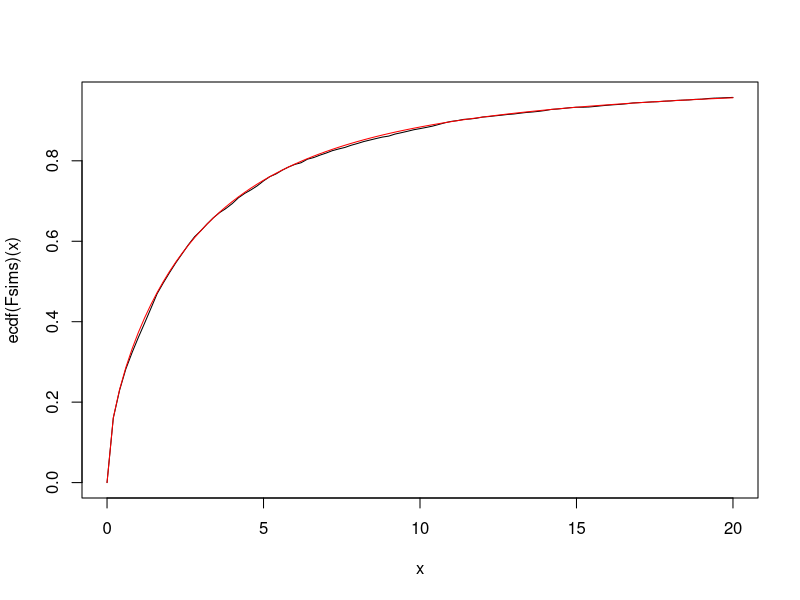

The R script that drew this image:
## ---- chunk 1
knitr::opts_chunk$set(fig.path="figures/AV1fixed-")
## ---- chunk 2
knitr::knit_exit()
## ---- chunk 3
f <- gl(2,3,labels=c("a","b"))
mu <- as.numeric(f)
nsims <- 5000
Fsims <- numeric(nsims)
for(i in 1:nsims){
  y <- rnorm(length(mu), mu)
  fit1 <- lm(y~f)
  fit0 <- lm(y~1)
  Fsims[i] <- anova(fit0, fit1)$F[2]
}
lambda <- crossprod(mu-mean(mu))
curve(ecdf(Fsims)(x), from=0, to=20)
curve(pf(x, 1, length(mu)-2, ncp=lambda), add=TRUE, col="red")
